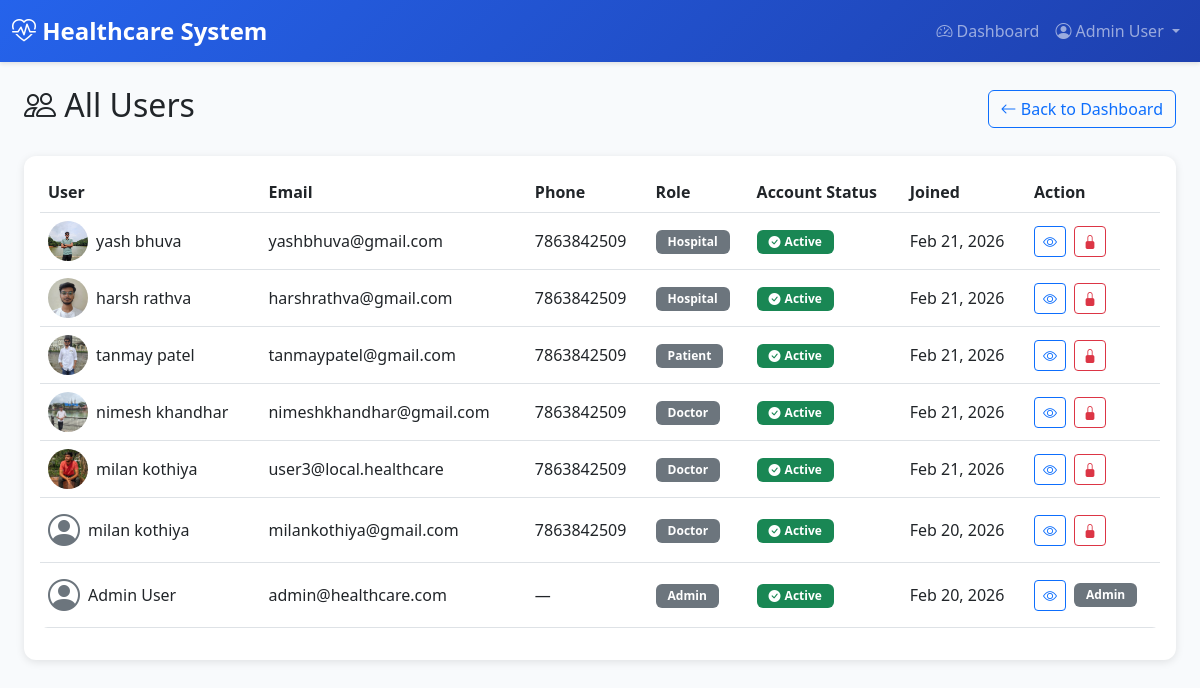
The page /accounts/admin/users/ (signed in) on the database its author committed.
### accounts/models.py (models this page shows, shortened)
class User(AbstractUser):
    email = models.EmailField(unique=True)
    ROLE_CHOICES = [
        ('ADMIN', 'Admin'),
        ('DOCTOR', 'Doctor'),
        ('PATIENT', 'Patient'),
        ('HOSPITAL', 'Hospital'),
        ('HOSPITAL_ADMIN', 'Hospital Admin'),
    ]
    role = models.CharField(max_length=20, choices=ROLE_CHOICES, default='PATIENT')
    is_approved = models.BooleanField(default=False)  # For Doctor and Hospital approval
    phone_number = models.CharField(max_length=15, blank=True)
    address = models.TextField(blank=True)
    profile_picture = models.ImageField(upload_to='user_profiles/', blank=True, null=True)
    created_at = models.DateTimeField(auto_now_add=True)
    updated_at = models.DateTimeField(auto_now=True)
    class Meta:
        db_table = 'users'
        verbose_name = 'User'
        verbose_name_plural = 'Users'
    def is_admin(self):
        return self.role == 'ADMIN'

### accounts/views.py (the view)
# urls.py: path('admin/users/', views.AdminUserListView.as_view(), name='admin_user_list'),
class AdminUserListView(AdminRequiredMixin, ListView):
    model = User
    template_name = 'accounts/admin_user_list.html'
    context_object_name = 'users'
    paginate_by = 20
    ordering = ['-created_at']
    def get_queryset(self):
        return User.objects.select_related('doctor_profile', 'patient_profile', 'hospital_profile').order_by('-created_at')
    def get_context_data(self, **kwargs):
        context = super().get_context_data(**kwargs)
        context['list_type'] = 'users'
        context['page_title'] = 'All Users'
        return context

### accounts/mixins.py (called while the page is built)
    def dispatch(self, request, *args, **kwargs):
        if not request.user.is_authenticated:
            return self.handle_no_permission()
        if not request.user.is_active:
            from django.contrib.auth import logout
            logout(request)
            messages.error(request, 'Your account has been blocked. Please contact the administrator.')
            return redirect('accounts:login')
        if request.user.role not in self.allowed_roles:
            messages.error(request, "You don't have permission to access this page.")
            return redirect('accounts:dashboard_redirect')
        return super().dispatch(request, *args, **kwargs)

### templates/accounts/admin_user_list.html (shortened to what this page needs)
{% extends 'base.html' %}
{% block content %}
<div class="container-fluid">
    <div class="d-flex justify-content-between align-items-center mb-4">
        <h2><i class="bi bi-people"></i> {{ page_title|default:"All Users" }}</h2>
        <a href="{% url 'accounts:admin_dashboard' %}" class="btn btn-outline-primary">
            <i class="bi bi-arrow-left"></i> Back to Dashboard
        </a>
    </div>
    <div class="card">
        <div class="card-body">
            {% if users %}
                <div class="table-responsive">
                    <table class="table table-hover align-middle">
                        <thead>
                            <tr>
                                <th>User</th>
                                <th>Email</th>
                                <th>Phone</th>
                                <th>Role</th>
                                <th>Account Status</th>
                                <th>Joined</th>
                                <th>Action</th>
                            </tr>
                        </thead>
                        <tbody>
                            {% for user in users %}
                            <tr>
                                <td>
                                    <a href="{% url 'accounts:admin_user_profile' user.pk %}" class="text-decoration-none text-dark d-flex align-items-center">
                                        {% if user.profile_picture %}
                                        <img src="{{ user.profile_picture.url }}" alt="Profile" class="rounded-circle me-2" style="width: 40px; height: 40px; object-fit: cover;">
                                        {% else %}
                                        <i class="bi bi-person-circle me-2" style="font-size: 2rem; color: #6c757d;"></i>
                                        {% endif %}
                                        <span>{{ user.get_full_name|default:user.username }}</span>
                                    </a>
                                </td>
                                <td>{{ user.email }}</td>
                                <td>{{ user.phone_number|default:"—" }}</td>
                                <td><span class="badge bg-secondary">{{ user.get_role_display }}</span></td>
                                <td>
                                    {% if user.is_active %}
                                        <span class="badge bg-success d-inline-flex align-items-center">
                                            <i class="bi bi-check-circle-fill me-1"></i> Active
                                        </span>
                                    {% else %}
                                        <span class="badge bg-danger d-inline-flex align-items-center">
                                            <i class="bi bi-x-circle-fill me-1"></i> Blocked
                                        </span>
                                    {% endif %}
                                </td>
                                <td>{{ user.created_at|date:"M d, Y" }}</td>
                                <td>
                                    <div class="d-flex gap-2 align-items-center">
                                        <a href="{% url 'accounts:admin_user_profile' user.pk %}" class="btn btn-sm btn-outline-primary" title="View Profile">
                                            <i class="bi bi-eye"></i>
                                        </a>
                                        {% if not user.is_admin %}
                                        {% if user.is_active %}
                                        <form method="post" action="{% url 'accounts:block_user' user.pk %}" class="d-inline m-0" onsubmit="return confirm('Are you sure you want to block this user? They will not be able to login.');">
                                            <button type="submit" class="btn btn-sm btn-outline-danger" title="Block User">
                                                <i class="bi bi-lock-fill"></i>
                                            </button>
                                        </form>
                                        {% endif %}
                                        {% else %}
                                        <span class="badge bg-secondary" title="Admin accounts cannot be blocked">Admin</span>
                                        {% endif %}
                                    </div>
                                </td>
                            </tr>
                            {% endfor %}
                        </tbody>
                    </table>
                </div>
            {% else %}
                <p class="text-muted mb-0">No users found.</p>
            {% endif %}
        </div>
    </div>
</div>
{% endblock %}

### templates/base.html (shortened to what this page needs)
<!DOCTYPE html>
<html lang="en">
<head>
    <link href="https://cdn.jsdelivr.net/npm/bootstrap@5.3.0/dist/css/bootstrap.min.css" rel="stylesheet">
    <link rel="stylesheet" href="https://cdn.jsdelivr.net/npm/bootstrap-icons@1.11.0/font/bootstrap-icons.css">
</head>
<body>
    {% if user.is_authenticated %}
    <nav class="navbar navbar-expand-lg navbar-dark">
        <div class="container-fluid">
            <a class="navbar-brand" href="{% url 'accounts:dashboard_redirect' %}">
                <i class="bi bi-heart-pulse"></i> Healthcare System
            </a>
            <div class="collapse navbar-collapse" id="navbarNav">
                <ul class="navbar-nav ms-auto">
                    <li class="nav-item">
                        <a class="nav-link" href="{% url 'accounts:dashboard_redirect' %}">
                            <i class="bi bi-speedometer2"></i> Dashboard
                        </a>
                    </li>
                    <li class="nav-item dropdown">
                        <a class="nav-link dropdown-toggle" href="#" id="navbarDropdown" role="button" data-bs-toggle="dropdown">
                            {% if user.profile_picture %}
                            <img src="{{ user.profile_picture.url }}" alt="Profile" class="rounded-circle me-1" style="width: 24px; height: 24px; object-fit: cover;">
                            {% else %}
                            <i class="bi bi-person-circle"></i>
                            {% endif %}
                            {{ user.get_full_name|default:user.username }}
                        </a>
                    </li>
                </ul>
            </div>
        </div>
    </nav>
    {% endif %}
    <div class="container-fluid mt-4">
        {% block content %}{% endblock %}
    </div>
</body>
</html>

### templates/base.html (style rules this page uses)
:root { --primary-color: #2563eb; --secondary-color: #64748b; --success-color: #10b981; --danger-color: #ef4444; --warning-color: #f59e0b; --info-color: #3b82f6; }
body { font-family: 'Segoe UI', Tahoma, Geneva, Verdana, sans-serif; background-color: #f8fafc; }
.navbar { background: linear-gradient(135deg, var(--primary-color) 0%, #1e40af 100%); box-shadow: 0 2px 4px rgba(0,0,0,0.1); }
.navbar-brand { font-weight: 700; font-size: 1.5rem; }
.card { border: none; border-radius: 12px; box-shadow: 0 2px 8px rgba(0,0,0,0.1); transition: transform 0.2s, box-shadow 0.2s; }
.table { border-radius: 8px; overflow: hidden; }
.badge { padding: 6px 12px; border-radius: 6px; }

### templates/accounts/admin_user_list.html (style rules this page uses)
.btn-sm { transition: all 0.2s ease; }
.table td { vertical-align: middle; }

### rows shown on the page
User: get_full_name "Admin User", email "admin@healthcare.com", phone_number "—", role "Admin", is_active True (drawn), created_at "Feb 20, 2026"
User: profile_picture (picture), get_full_name "yash bhuva", email "yashbhuva@gmail.com", phone_number "7863842509", role "Hospital", is_active True (drawn), created_at "Feb 21, 2026"
User: profile_picture (picture), get_full_name "harsh rathva", email "harshrathva@gmail.com", phone_number "7863842509", role "Hospital", is_active True (drawn), created_at "Feb 21, 2026"
User: profile_picture (picture), get_full_name "tanmay patel", email "tanmaypatel@gmail.com", phone_number "7863842509", role "Patient", is_active True (drawn), created_at "Feb 21, 2026"
User: profile_picture (picture), get_full_name "nimesh khandhar", email "nimeshkhandhar@gmail.com", phone_number "7863842509", role "Doctor", is_active True (drawn), created_at "Feb 21, 2026"
User: profile_picture (picture), get_full_name "milan kothiya", email "user3@local.healthcare", phone_number "7863842509", role "Doctor", is_active True (drawn), created_at "Feb 21, 2026"
User: get_full_name "milan kothiya", email "milankothiya@gmail.com", phone_number "7863842509", role "Doctor", is_active True (drawn), created_at "Feb 20, 2026"

### other values the page prints
{{ page_title|default:"All Users" }} "All Users"
